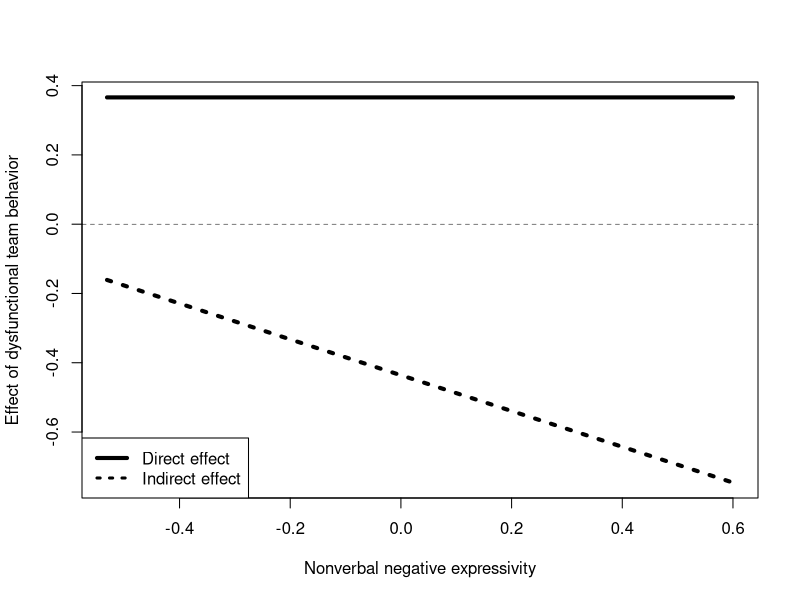

Recreate this plot in R.

#This generates a plot of the indirect and direct effects like Figure 11.7
#This is the code on page 423

x<-c(0,1,0,1,0,1)
w<-c(-0.531,-0.531,-0.060,-0.060,0.600,0.600)
y<-c(0.366,-0.161,0.366,-0.405,0.366,-0.746)
plot(y=y,x=w,pch=15,col="white",
xlab="Nonverbal negative expressivity",
ylab="Effect of dysfunctional team behavior")
legend.txt<-c("Direct effect","Indirect effect")
legend("bottomleft",legend=legend.txt,lty=c(1,3),lwd=c(4,3))
lines(w[x==0],y[x==0],lwd=4,lty=1)
lines(w[x==1],y[x==1],lwd=4,lty=3)
abline(0,0,lwd=0.5,lty=2)